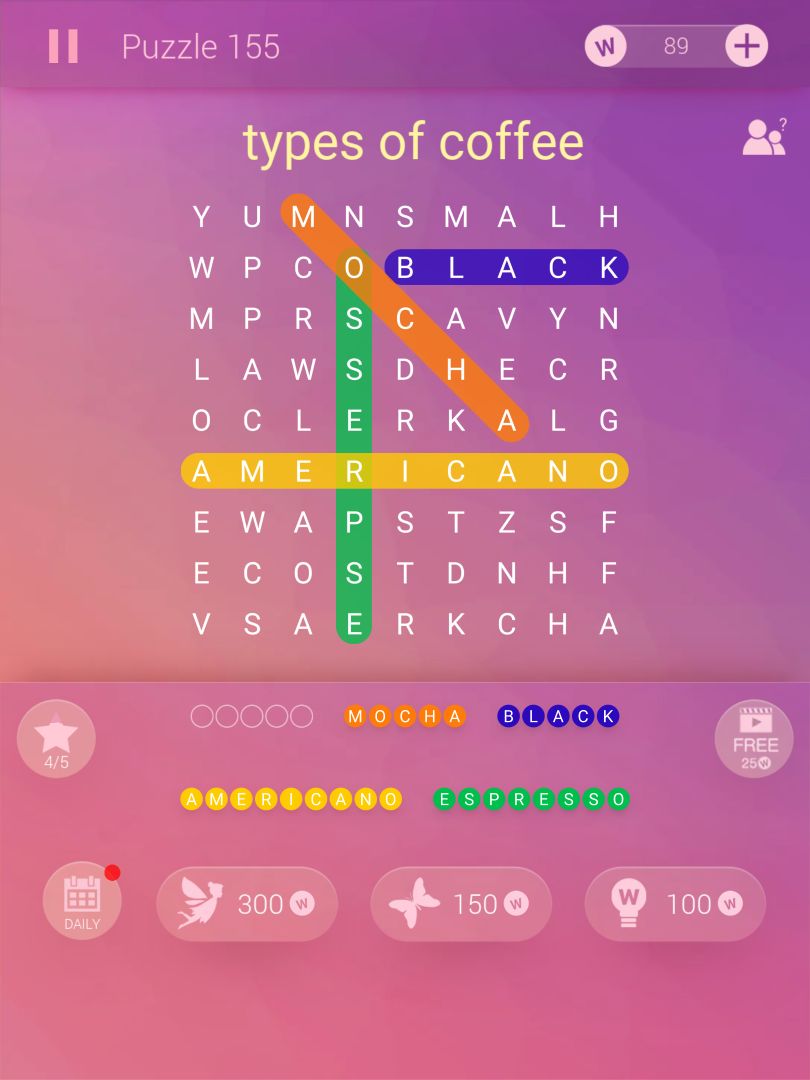
#> input picture tools/ocr/IMG_4860.PNG, 1620 x 2160 px (shown at 1/2 size)
$ python -i solve.py   (imports and definitions only)
#> lines starting #> are read from the running program, lines starting #| are printed output that depends on the picture; after the words box and inside, x2 and y2 are one past the last pixel; in counts of white or black regions, pixels touching at a corner belong together
#> further down, picture is the input picture: PIL image 1620x2160 RGB; mean R, G, B 193.2, 109.4, 148.3
#!/usr/bin/env python3
"""Solve an iPad word-search screenshot: OCR the grid, then search the dictionary."""
import argparse
import os
import shutil
import subprocess
import sys
import tempfile

# word_puzzle.py lives in tools/, one level up from this OCR tool.
sys.path.insert(0, os.path.dirname(os.path.dirname(os.path.abspath(__file__))))
from word_puzzle import find_words, format_matches, load_dictionary


def _die(msg, code=1):
    print(msg, file=sys.stderr)
    sys.exit(code)


# [8 lines left out: function _preflight, not called in this run]


def _locate_grid(image):
    """Find the grid bounding box inside the iPad screenshot."""
    from PIL import Image

    w, h = image.size
#> w = 1620; h = 2160
    # Safe band for 1620x2160 iPad shots: below title, above footer slots.
    y0 = int(h * 0.21)
#> y0 = 453
    y1 = int(h * 0.70)
#> y1 = 1512
    x0 = int(w * 0.04)
#> x0 = 64
    x1 = int(w * 0.96)
#> x1 = 1555
    band = image.crop((x0, y0, x1, y1)).convert("L")
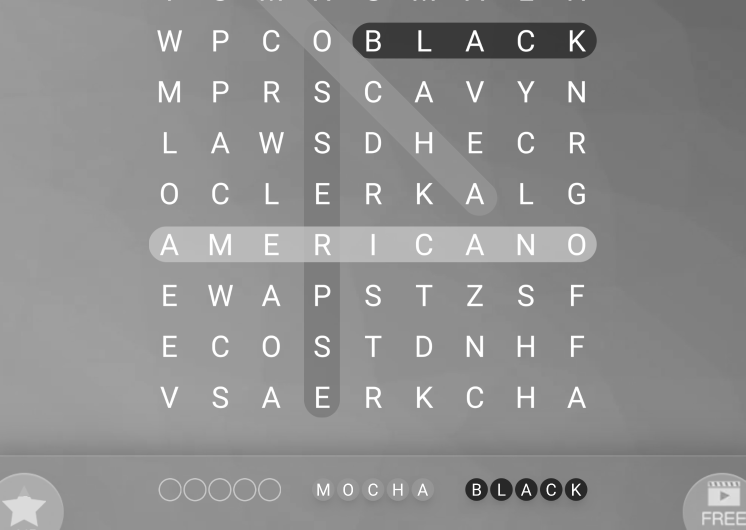
#> band: PIL image 1491x1059 L (shown at 1/2 size); min 38, max 255, mean 142.1
    mask = band.point(lambda v: 255 if v > 220 else 0, mode="L")
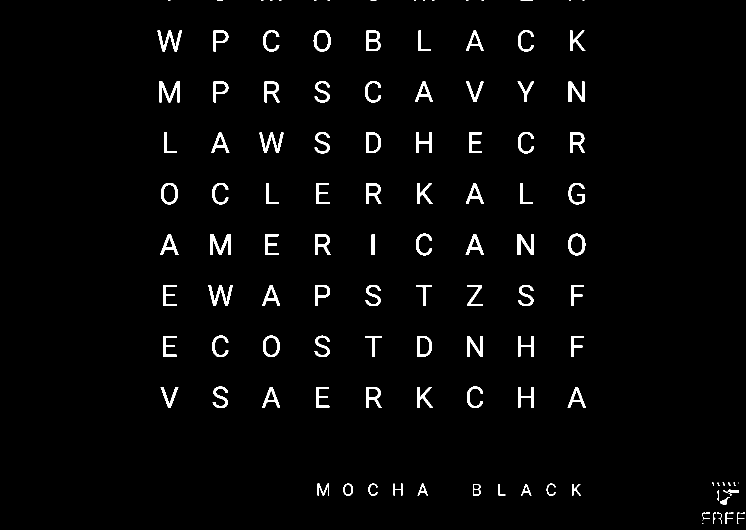
#> mask: PIL image 1491x1059 L (shown at 1/2 size); 2.4% white; 120 white regions (27 under 20 px), largest, box (x1, y1, x2, y2) and area: (420, 468, 462, 510) 858, (318, 163, 360, 205) 796, (417, 570, 465, 612) 745
    bbox = mask.getbbox()
#> bbox = (315, 0, 1490, 1048)
    if bbox is None:
        _die("Could not locate grid — no bright letters found in expected band.")
    bx0, by0, bx1, by1 = bbox
#> bx0 = 315; by0 = 0; bx1 = 1490; by1 = 1048
    # Pad slightly so we don't clip letter strokes.
    pad = 4
    return (
        max(x0 + bx0 - pad, 0),
        max(y0 + by0 - pad, 0),
        min(x0 + bx1 + pad, w),
        min(y0 + by1 + pad, h),
    )


# [51 lines left out: functions _preprocess_cell, _ocr_cell, extract_grid, not called in this run]


def _grid_to_text(grid):
    return "\n".join("".join(row) for row in grid)


def _text_to_grid(text):
    return [list(line.strip()) for line in text.splitlines() if line.strip()]


# [61 lines left out: functions _confirm_grid, _edit_grid, main, not called in this run]


# [2 lines not run here, left out]

>>> from PIL import Image
>>> picture = Image.open('IMG_4860.PNG')
>>> result = _locate_grid(picture)
#> result = (375, 449, 1558, 1505)
